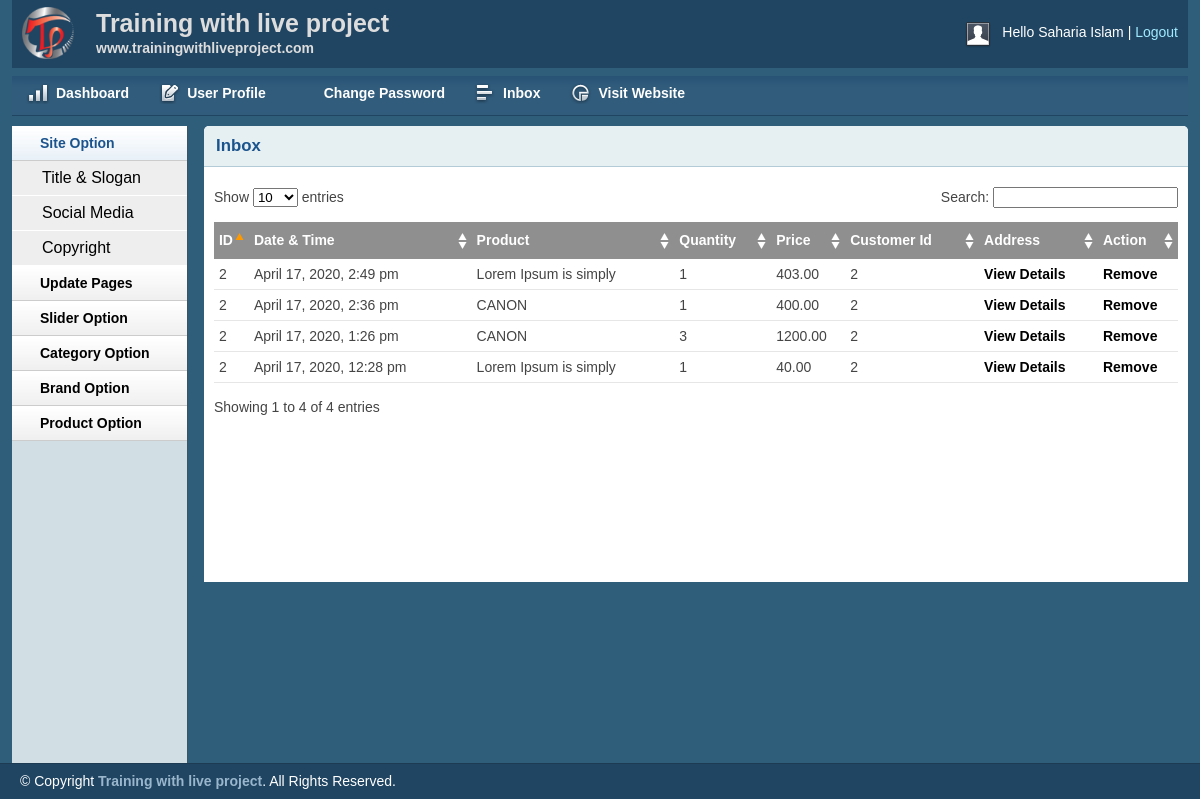
Page /admin/inbox.php (signed in) on the committed database.
### tables this page shows
CREATE TABLE `tbl_order` (
  `id` int(11) NOT NULL,
  `cmrId` int(11) NOT NULL,
  `productId` int(11) NOT NULL,
  `productName` varchar(255) NOT NULL,
  `quantity` int(11) NOT NULL,
  `price` float(10,2) NOT NULL,
  `image` varchar(255) NOT NULL,
  `date` datetime NOT NULL DEFAULT current_timestamp(),
  `status` int(11) NOT NULL DEFAULT 0
);

### lib/Database.php (called while the page is built, shortened)
<?php
Class Database{
 public $host   = DB_HOST;
 public $user   = DB_USER;
 public $pass   = DB_PASS;
 public $dbname = DB_NAME;
 public $link;
private function connectDB(){
 $this->link = new mysqli($this->host, $this->user, $this->pass,
  $this->dbname);
 }
public function select($query){
  $result = $this->link->query($query) or die($this->link->error.__LINE__);
  if($result->num_rows > 0){
    return $result;
  } else {
    return false;
  }
 }
}

### classes/Cart.php (called while the page is built, shortened)
<?php
include_once $_SERVER['DOCUMENT_ROOT']."/shop/lib/Database.php";
include_once $_SERVER['DOCUMENT_ROOT']."/shop/helpers/Format.php";
?>
<?php
class Cart
{
	private $db;
	public function __construct()
	{
		$this->db = new Database;
	}
	public function getAllOrderProduct(){
		$query = "SELECT * from tbl_order order by date desc";
		$result = $this->db->select($query);
		return $result;
	}
}
?>

### helpers/Format.php (called while the page is built, shortened)
<?php
class Format{
 public function formatDate($date){
  return date('F j, Y, g:i a', strtotime($date));
 }
}
?>

### admin/inbox.php (the view, shortened to what this page needs)
<?php include 'inc/header.php';?>
<?php include 'inc/sidebar.php';?>
<?php include_once $_SERVER['DOCUMENT_ROOT']."/shop/classes/Cart.php";
	$ct = new Cart;
	$fm = new Format;
?>
<div class="grid_10">
    <div class="box round first grid">
        <h2>Inbox</h2>
        <div class="block">
            <table class="data display datatable" id="example">
			<thead>
				<tr>
					<th>ID</th>
					<th>Date & Time</th>
					<th>Product</th>
					<th>Quantity</th>
					<th>Price</th>
					<th>Customer Id</th>
					<th>Address</th>
					<th>Action</th>
				</tr>
			</thead>
			<tbody>
				<?php
				$getOrder = $ct->getAllOrderProduct();
				if ($getOrder) {
					while ($result = $getOrder->fetch_assoc()) { ?>
				<tr class="odd gradeX">
					<td><?php echo $result['cmrId']; ?></td>
					<td><?php echo $fm->formatDate($result['date']); ?></td>
					<td><?php echo $result['productName']; ?></td>
					<td><?php echo $result['quantity']; ?></td>
					<td><?php echo $result['price']; ?></td><td><?php echo $result['cmrId']; ?></td>
					<td><a href="customer.php?custId=<?php echo $result['cmrId']; ?>">View Details</a></td>
					<?php
					if ($result['status'] == '0') { ?>
					<td><a href="?shiftid=<?php echo $result['cmrId']; ?>& price=<?php echo $result['price']; ?> & time=<?php echo $result['date']; ?>">Shifted</a></td>
					<?php }elseif ($result['status'] == '1'){ ?>
					<td>Pending</td>
					<?php }else{ ?>
					<td><a href="?delproid=<?php echo $result['cmrId']; ?>& price=<?php echo $result['price']; ?> & time=<?php echo $result['date']; ?>">Remove</a></td>
					<?php } ?>
				</tr>
				<?php } } ?>
			</tbody>
		</table>
       </div>
    </div>
</div>
<?php include 'inc/footer.php';?>

### admin/css/text.css (style rules this page uses)
body { font: 13px/1.5 Tahoma, Helvetica, Arial, 'Liberation Sans', FreeSans, sans-serif; }
h2 { font-size: 23px; }
p, dl, hr, h1, h2, h3, h4, h5, h6, ol, ul, pre, table, address, fieldset { margin-bottom: 20px; }

### admin/css/grid.css (style rules this page uses)
.grid_1, .grid_2, .grid_3, .grid_4, .grid_5, .grid_6, .grid_7, .grid_8, .grid_9, .grid_10, .grid_11, .grid_12, .grid_13, .grid_14, .grid_15, .grid_16 { display: inline; float: left; margin-left: 1%; margin-right: 1%; }
.container_12 .grid_10 { width: 81.333%; }

### admin/css/layout.css (style rules this page uses)
body { background: #fff none repeat scroll 0 0; color: #444; font-size: 14px; padding: 0; }
a { color: #000; font-weight:bold; text-decoration: none; }
h1, h2, h3, h4, h5, h6 { line-height:1.2em; margin-bottom:.3em; }
h2 { margin-top:1em; }
.box { background:#fff; margin-bottom:20px; padding:10px 10px 10px 10px; margin-left:-8px; }
.box.grid { padding-bottom:40px; }
.box.round { -moz-border-radius: 5px 5px 0px 0px; -webkit-border-radius: 5px 5px 0px 0px; border-radius: 5px 5px 0px 0px; }
.box h2 { font-size:1.2em; font-weight:bold; color:#1B548D; background:#E6F0F3; margin:-10px -10px 0 -10px; padding:10px 12px; border-bottom:1px solid #B3CBD6; -moz-border-radius: 5px 5px 0px 0px; -webkit-border-radius: 5px 5px 0px 0px; border-radius: 5px 5px 0px 0px; }
.box.first { min-height: 406px; }
.block { padding-top:20px; }
.block { padding-bottom:1px; }
table.display { margin: 0 auto; clear: both; width: 100%; }
.sorting_asc { background: #8f8f8f url(../img/table/sort_asc.png) no-repeat center right; padding:8px 5px; text-align:left; color:#fff; }
.sorting { background:#8f8f8f url(../img/table/sort_both.png) no-repeat center right; padding:8px 5px; text-align:left; color:#fff; }
tr.odd { height: 30px; line-height: 30px; border-bottom:1px solid #e6e6e6; }
tr.even { height: 30px; line-height: 30px; border-bottom:1px solid #e6e6e6; }
tr.odd td, tr.even td { padding-left:5px; }

### rows in the picture
tbl_order: cmrId "2", date "April 17, 2020, 2:49 pm", productName "Lorem Ipsum is simply", quantity "1", price "403.00"
tbl_order: cmrId "2", date "April 17, 2020, 2:36 pm", productName "CANON", quantity "1", price "400.00"
tbl_order: cmrId "2", date "April 17, 2020, 1:26 pm", productName "CANON", quantity "3", price "1200.00"
tbl_order: cmrId "2", date "April 17, 2020, 12:28 pm", productName "Lorem Ipsum is simply", quantity "1", price "40.00"

### other values in the picture
Session::get('adminName') "Saharia Islam"
